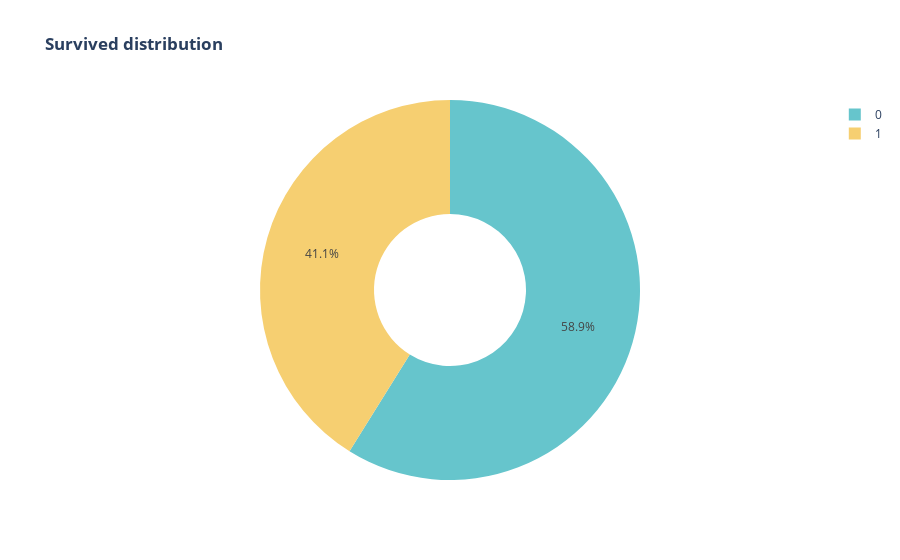

Notebook code for this chart:
### Code cell
px.pie(df,names='Survived',
       title='<b>Survived distribution </b>',
       color_discrete_sequence=px.colors.qualitative.Pastel,
       hole=0.4)

### Figure 1 — Plotly figure (JSON) as saved in the notebook; plotly's stock layout.template omitted (floating-point values rounded to 4 significant figures; data arrays with more than 128 entries replaced by an {"elided": "..."} marker saying what was removed)
{"data": [{"domain": {"x": [0, 1], "y": [0, 1]}, "hole": 0.4, "hovertemplate": "Survived=%{label}<extra></extra>", "labels": {"elided": "778 int values"}, "legendgroup": "", "name": "", "showlegend": true, "type": "pie"}], "layout": {"legend": {"tracegroupgap": 0}, "piecolorway": ["rgb(102, 197, 204)", "rgb(246, 207, 113)", "rgb(248, 156, 116)", "rgb(220, 176, 242)", "rgb(135, 197, 95)", "rgb(158, 185, 243)", "rgb(254, 136, 177)", "rgb(201, 219, 116)", "rgb(139, 224, 164)", "rgb(180, 151, 231)", "rgb(179, 179, 179)"], "title": {"text": "<b>Survived distribution </b>"}}}
